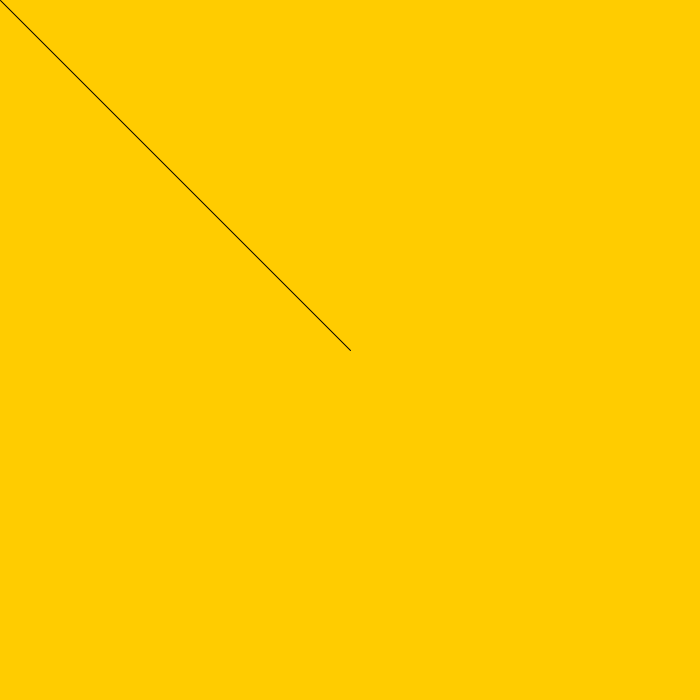
Frame 1 (no input)
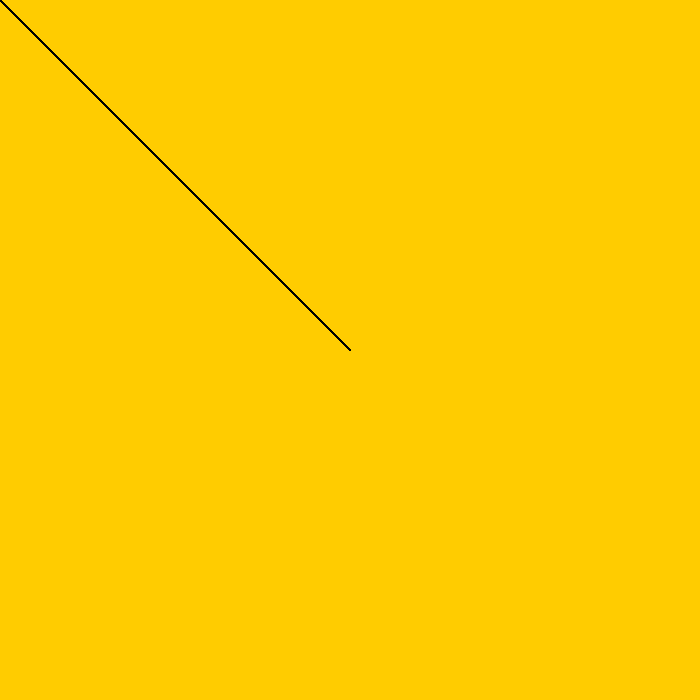
Frame 60 (the mouse pressed at the canvas centre just before this capture)
Frame 120 (the mouse held since frame 60 and released just before this capture): identical to frame 60, image omitted

The Processing sketch that drew these frames (run headless with seeded random() and noise(); from frame 60 on, the mouse is pressed at the canvas centre):

// Processing sketch: processing_22389
// ── processing_22389.pde

// Example 02-02 from "Getting Started with Processing" 
// by Reas & Fry. O'Reilly / Make 2010

void setup() {
  size(700, 700);
  smooth();

background(255, 204, 0);
}
void draw() {
  if (mousePressed) {
    fill(37,255,50);
  } else {
    fill(25,433,455);
  }
  line(mouseX, mouseY, 350, 350);
}
